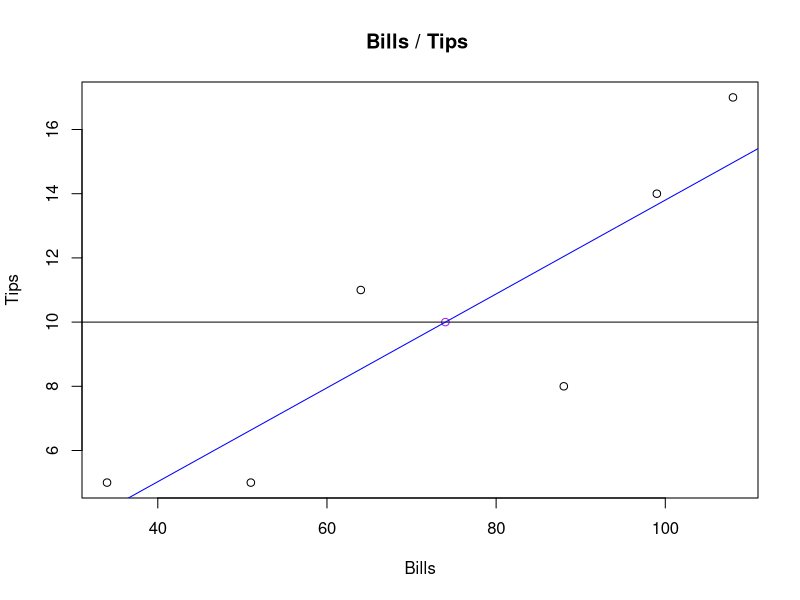

Write the R code that produced this figure.
#re-create the simple linear regression previously done in python to check accuracy
bills = c(34,108,64,88,99,51)
tips = c(5,17,11,8,14,5)

#basic scatterplot of bills against tips
plot(bills,tips,
     main='Bills / Tips ',
     xlab='Bills',
     ylab='Tips')

points(mean(bills),mean(tips),col='purple')
abline(h=mean(tips))

simple_regression = lm(tips~bills)
#the coefficient for bills is 0.14622, the same as python predicts
summary(simple_regression)
abline(simple_regression,col='blue')
